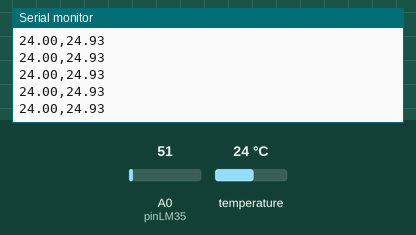
A sketch run on a simulated Arduino Uno, built with avr-gcc and run on an emulated ATmega328P. Shown: the last lines printed to the serial monitor. The test bench sets the inputs (shaded band); at power-on: temperature 24 °C, A0 (pinLM35) = 51.

Above: at 1.2 s.
1.3 s: temperature set to 12 °C
At 1.8 s:
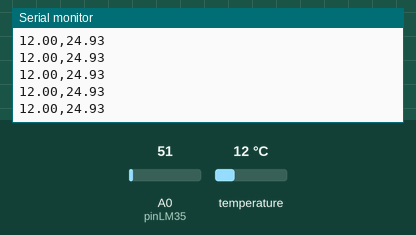
4.3 s: A0 (pinLM35) set to 61
At 5.3 s:
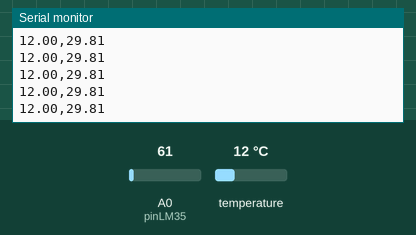
5.8 s: temperature set to 19 °C
At 6.8 s:
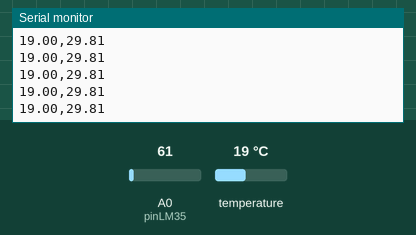
7.3 s: A0 (pinLM35) set to 71
At 8.1 s:
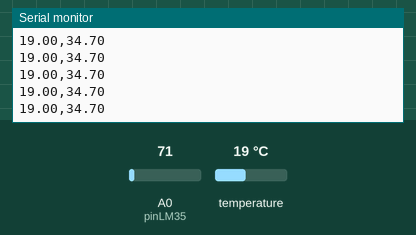
Timing chart, 0 to 9.8 s (numbered marks = the images above; inputs shaded):
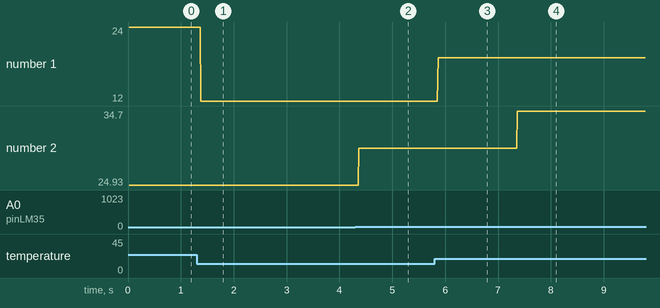

Measured:
- after the input at 1.3 s, the serial monitor: prints a new line after 0.08 s (image 1)
- after the input at 4.3 s, the serial monitor: prints a new line after 0.07 s (image 2)
- after the input at 5.8 s, the serial monitor: prints a new line after 0.07 s (image 3)
- after the input at 7.3 s, the serial monitor: prints a new line after 0.07 s (image 4)
- plotted number 1: 24 → 12 after the input at 1.3 s, 12 → 19 after the input at 5.8 s
- plotted number 2: 24.93 → 29.81 after the input at 4.3 s, 29.81 → 34.7 after the input at 7.3 s

The sketch:

TempFT.ino
```cpp
#include <Adafruit_MPL3115A2.h>

Adafruit_MPL3115A2 baro;
// Declaracion de variables globales
int pinLM35 = A0; // Variable del pin de entrada del sensor (A0)

void setup() {
  Serial.begin(9600);
  while(!Serial);
  Serial.println("Adafruit_MPL3115A2 test!");

  if (!baro.begin()) {
    Serial.println("Could not find sensor. Check wiring.");
    while(1);
  }

  // use to set sea level pressure for current location
  // this is needed for accurate altitude measurement
  // STD SLP = 1013.26 hPa
  baro.setSeaPressure(1013.26);
}

void loop() {
  float temperature = baro.getTemperature();
  int value = analogRead(pinLM35);
  float millivolts = (value / 1023.0) * 5000;
  float celsius = millivolts / 10;
  Serial.print(temperature);
  Serial.print(",");
  Serial.println(celsius);

  //delay(1000);
}
```
